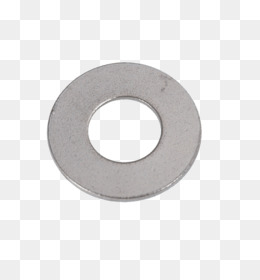
#> input picture Clasificador-de-imagenes/ejemplos/arandela_internet.jpg, 260 x 280 px
$ python 5_extraccion.py
#> lines starting #> are read from the running program, lines starting #| are printed output that depends on the picture
#> further down, img is the input picture: shape (280, 260, 3); mean B, G, R 232, 232.1, 232.9
from matplotlib import pyplot as plt
plt.rcParams['image.cmap'] = 'gray'

import os
from skimage import filters
import cv2
from skimage.feature import hog


####################################################################
## Representacion de Histograma de color para una imagen filtrada ##
####################################################################

def escala_grises(image):
    gris = cv2.cvtColor(image, cv2.COLOR_BGR2GRAY)
    return gris


def normalizacion(image):
    image = cv2.resize(image, (500, 400))
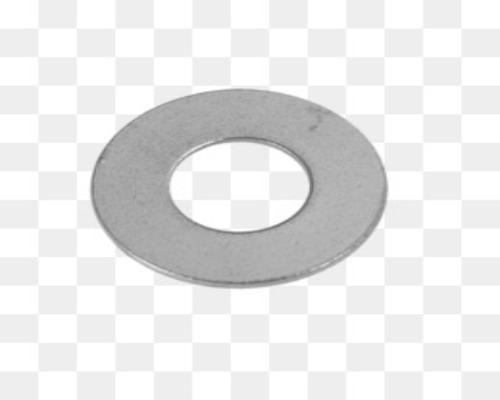
#> image: shape (400, 500); min 108, max 255, mean 232.2
    return image


def gaussian(image):
    image = cv2.GaussianBlur(image, (3, 3), 0)
    return image


def sobel(image):
    image = filters.sobel(image)
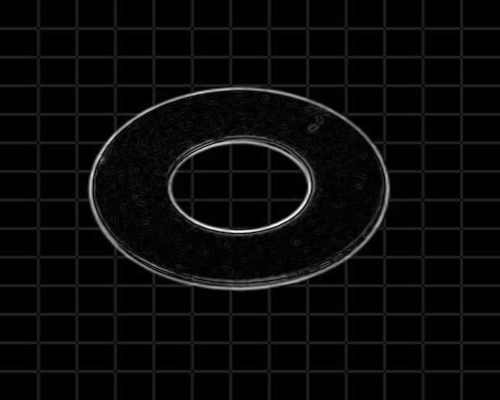
#> image: shape (400, 500) float64; min 0, max 0.236, mean 0.00883; drawn with min black and max white
    return image


img = cv2.imread('./ejemplos/arandela_internet.jpg')
tornillo = escala_grises(img)
tornillo = normalizacion(tornillo)

bg = gaussian(tornillo)
bc = sobel(bg)

fig, (ax2, ax1, ax0) = plt.subplots(1, 3, figsize=(16, 5))
ax0.imshow(bc)
ax0.hlines(bc.shape[0] // 2, 0, bc.shape[1], color='C3')
ax0.set_title('Filtro Gauss + Sobel')
ax1.plot(bc[bc.shape[0] // 2, :], color='C3')
ax1.set_title('Linea divisoria central')

ax2.hist(bc.ravel(), bins=32, range=[0, 256], color='C3')
ax2.set_xlim(0, 256)
ax2.set_title('Histograma de color para imagen filtrada')

# Guardar resultados
plt.savefig("./pruebas/5_extraccion/histograma_color.jpg")
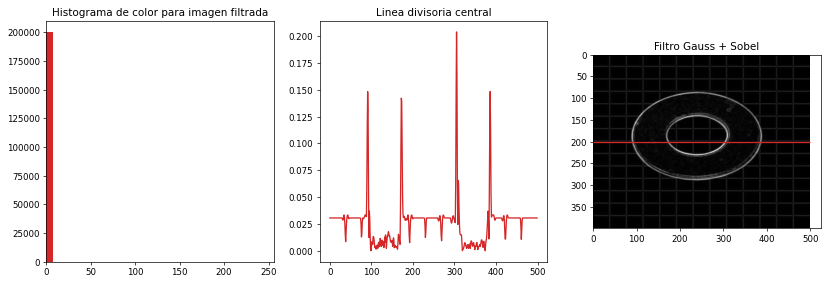
#> figure drawn by matplotlib, 3 panels; panel 1: tallest bar 200000 high, from x = 0 to 8; panel 2: curve peaks at x = 305, y = 0.204

###############################################################################################
## Comparacion de caracteristicas HOG y HU para las distintas piezas de ferreteria ##
###############################################################################################

# Cargar path de las imagenes
tornillo_path = './ejemplos/no_cortadas/Tornillos/'
tuerca_path = './ejemplos/no_cortadas/Tuercas/'
arandela_path = './ejemplos/no_cortadas/Arandelas/'
clavo_path = './ejemplos/no_cortadas/Clavos/'

# Cargar todas las imagenes dentro de una carpeta
tornillo = []
for image_path in os.listdir(tornillo_path):
    img = cv2.imread(tornillo_path + image_path)
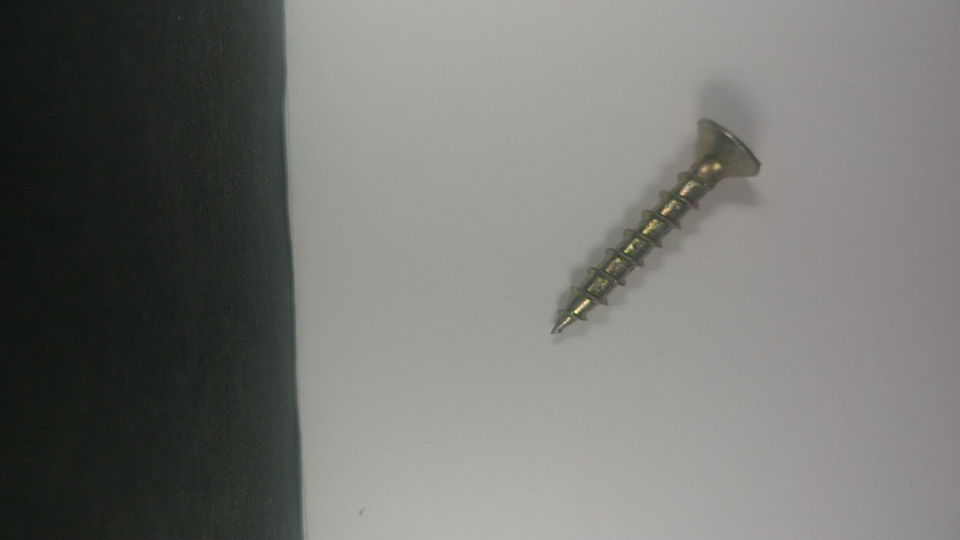
#> input picture Clasificador-de-imagenes/Data Base/YTest/Tornillos/photo16.jpg, 1920 x 1080 px, found by its file name (shown at 1/2 size)
#> img is the input picture: shape (1080, 1920, 3); mean B, G, R 113.1, 116.9, 116.1
    tornillo.append(img)

tuerca = []
#> (the run stopped early here; a loop or call above may not have finished)
